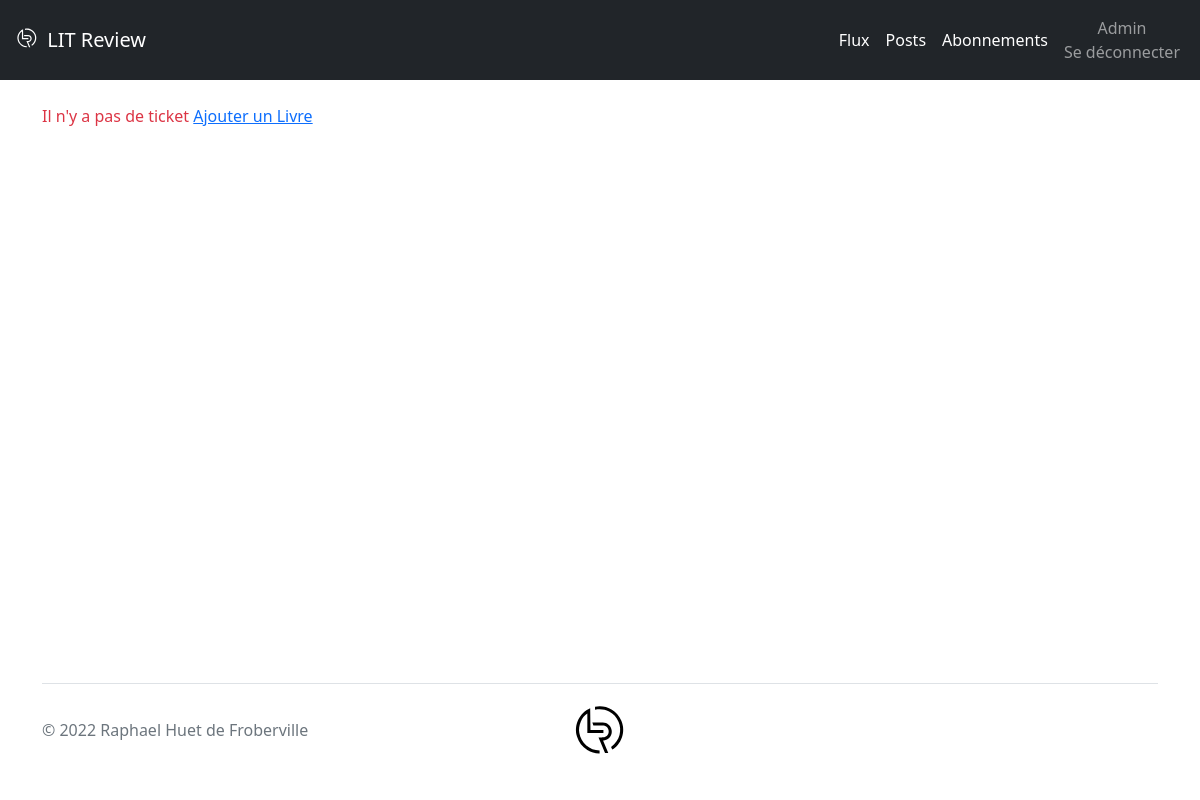
Before: / (signed in) with the older database file.
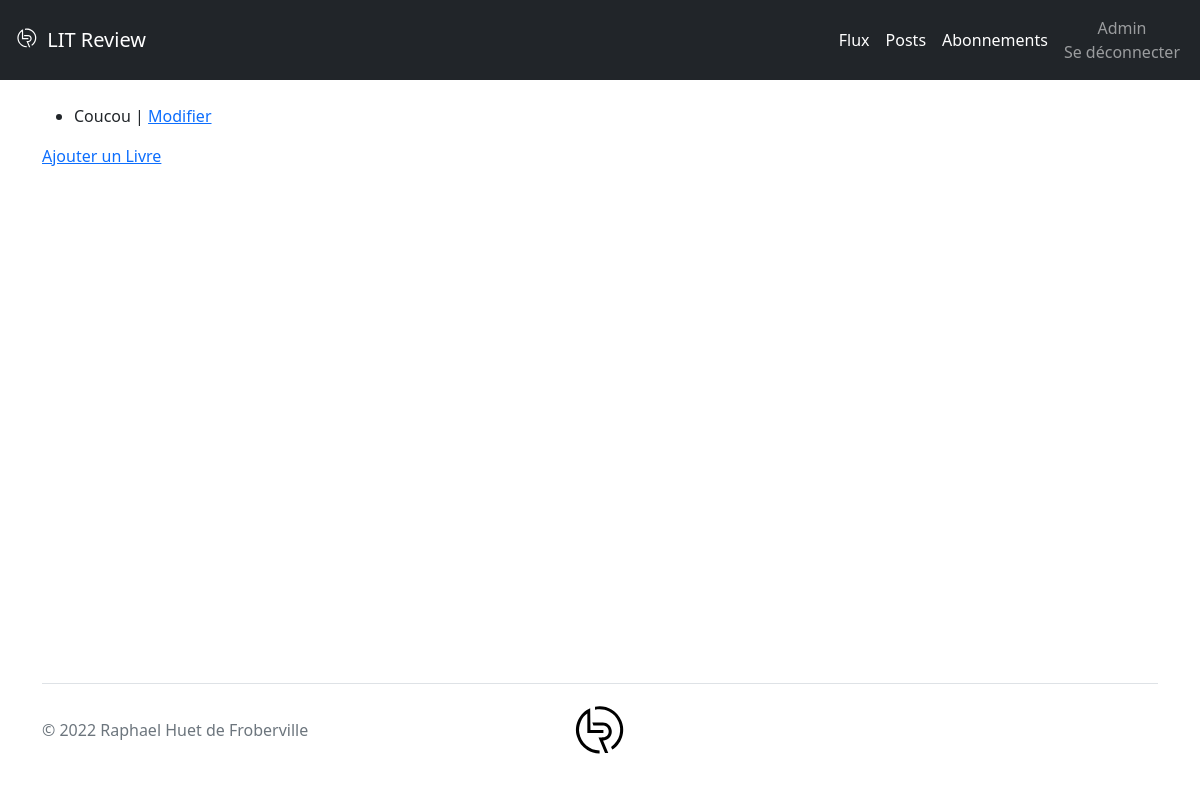
After: the same page with the newer database file.
### user/models.py (models this page shows, shortened)
class User(AbstractUser, PermissionsMixin):
    email = models.EmailField(_('Email address'), unique=True)
    description = models.TextField(_('User description'), max_length=2048, blank=True)
    USERNAME_FIELD = 'email'
    REQUIRED_FIELDS = ['username']

### book_review/models.py (models this page shows, shortened)
class Ticket(models.Model):
    title = models.CharField(max_length=128)
    description = models.TextField(max_length=2048, blank=True)
    user = models.ForeignKey(to=get_user_model(), on_delete=models.CASCADE)
    image = models.ImageField(null=True, blank=True)
    time_created = models.DateTimeField(auto_now_add=True)

### book_review/views.py (the view)
# urls.py: path('', views.list_reviews, name="list_reviews"),
@login_required()
def list_reviews(request):
    vals = {'tickets': Ticket.objects.all()}
    return render(request, 'list_reviews.html', vals)

### book_review/templates/list_reviews.html
{% extends 'index.html' %}
{% block content %}
    {% if tickets %}
        <ul>
            {% for ticket in tickets %}
                <li>{{ ticket.title }} | <a href="
                {% url 'create_ticket' ticket_id=ticket.id %}">Modifier</a></li>
            {% endfor %}
        </ul>
    {% else %}
        <span class="text-danger">Il n'y a pas de ticket</span>
    {% endif %}
    <a href="{% url 'create_ticket' %}">Ajouter un Livre</a>
{% endblock %}

### templates/index.html (shortened to what this page needs)
{% load static %}
<!DOCTYPE html>
<html lang="fr">
<head>
    <link href="https://cdn.jsdelivr.net/npm/bootstrap@5.2.0-beta1/dist/css/bootstrap.min.css" rel="stylesheet"
>
</head>
<body class="d-flex flex-column min-vh-100">
{% include "header.html" %}
<div class="container my-4">
    {% block content %}
    {% endblock %}
</div>
{% include "footer.html" %}
</body>
</html>

### templates/header.html (shortened to what this page needs)
{% load static %}
<nav class="navbar navbar-expand-lg navbar-dark bg-dark">
    <div class="container-fluid">
        <a class="navbar-brand" href="{% url 'list_reviews'%}">
            <img src="{% static 'img/logo-LitReview.svg' %}" alt="LitReview-Logo" width="30"
                 height="24" class="d-inline-block align-text-top">
            LIT Review</a>
        <div class="collapse navbar-collapse justify-content-end" id="navbarNav">
            <ul class="navbar-nav align-items-end align-items-md-center">
                {% if user.is_authenticated %}
                <li class="nav-item">
                    <a class="nav-link active" aria-current="page" href="{% url 'list_reviews' %}">Flux</a>
                </li>
                <li class="nav-item">
                    <a class="nav-link active" href="{% url 'create_ticket' %}">Posts</a>
                </li>
                <li class="nav-item">
                    <a class="nav-link active" href="#">Abonnements</a>
                </li>
                    <li class="nav-item">
                        <a class="nav-link text-center" href="{% url 'logout_user' %}">
                            <span class="text-capitalize"
                        >{{ user.username }}</span><br>Se déconnecter</a>
                    </li>
                {% else %}
                    <li class="nav-item">
                        <a class="nav-link active" href="{% url 'login_user' %}">Se connecter</a>
                    </li>
                {% endif %}
            </ul>
        </div>
    </div>
</nav>

### templates/footer.html (shortened to what this page needs)
{% load static %}
<div class="container mt-auto">
  <footer class="d-flex flex-wrap justify-content-between align-items-center py-3 my-4 border-top">
    <p class="col-md-4 mb-0 text-muted">© 2022 Raphael Huet de Froberville</p>
    <a href="/" class="col-md-4 d-flex align-items-center justify-content-center mb-3 mb-md-0 me-md-auto link-dark text-decoration-none">
      <img src="{% static 'img/logo-LitReview-black.svg' %}" alt="LitReview-Logo" width="60"
                                               height="60" class="d-inline-block align-text-top">
    </a>
  </footer>
</div>

Changed rows visible on the page:
added Ticket: title "Coucou"
Other visible differences:
text no longer shown: "Il n'y a pas de ticket"
